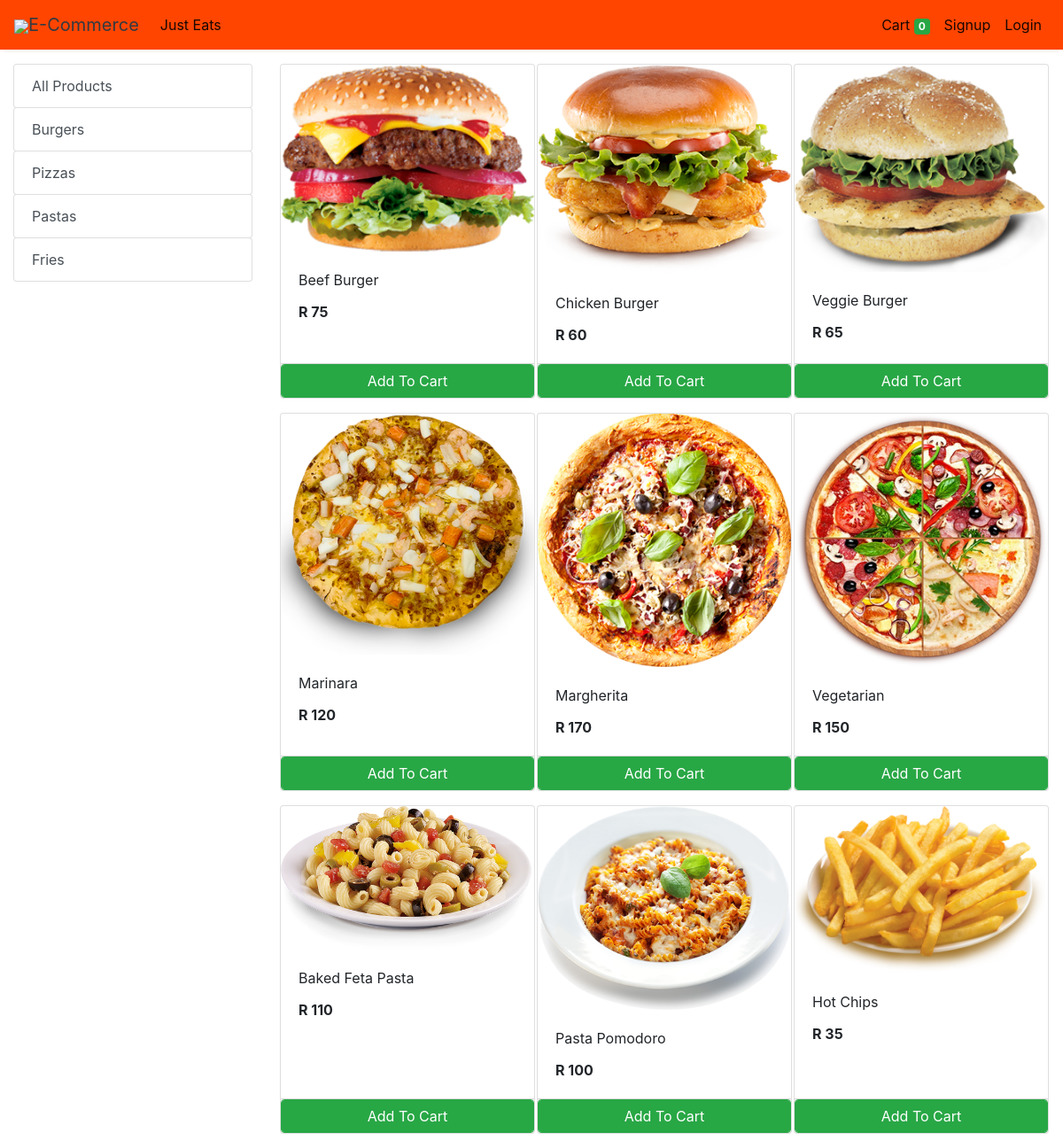
The app's page /store with its own data.
### store/models/category.py (models this page shows, shortened)
class Category(models.Model):
    name= models.CharField(max_length=50)
    @staticmethod
    def get_all_categories():
        return Category.objects.all()

### store/models/product.py (models this page shows, shortened)
class Products(models.Model):
    name = models.CharField(max_length=60)
    price= models.IntegerField(default=0)
    category= models.ForeignKey(Category,on_delete=models.CASCADE,default=1 )
    description= models.CharField(max_length=250, default='', blank=True, null= True)
    image= models.ImageField(upload_to='uploads/products/')
    @staticmethod
    def get_all_products():
        return Products.objects.all()

### store/views/home.py (the view)
# urls.py: path('' , include('store.urls'))
def store(request):
    cart = request.session.get('cart')
    if not cart:
        request.session['cart'] = {}
    products = None
    categories = Category.get_all_categories()
    categoryID = request.GET.get('category')
    if categoryID:
        products = Products.get_all_products_by_categoryid(categoryID)
    else:
        products = Products.get_all_products();
    data = {}
    data['products'] = products
    data['categories'] = categories
    print('you are : ', request.session.get('email'))
    return render(request, 'index.html', data)

### store/templatetags/cart.py (called while the page is built)
@register.filter (name='is_in_cart')
def is_in_cart(product, cart):
    keys = cart.keys ()
    for id in keys:
        if int (id) == product.id:
            return True
    return False;

### store/templatetags/custom_filter.py (called while the page is built)
@register.filter(name='currency')
def currency(number):
    return "R "+str(number)

### store/templates/index.html (shortened to what this page needs)
{% extends 'base.html' %}
{% block content %}
{% load cart %}
{% load custom_filter %}
<div class="container-fluid mt-3">
	<div class="row">
		<div class="col-lg-3 mx-auto">
			<div class="list-group">
				<a href="/" class="list-group-item list-group-item-action btn btn-outline-success">All Products</a>
				{% for category in categories %}
				<a href="/?category={{category.id}}"
					class="list-group-item list-group-item-action btn btn-outline-success ">{{category.name}}</a>
				{% endfor %}
			</div>
		</div>
		<div id='products' class="col-lg-9 mx-auto">
			<div class="row mx-auto">
				{% for product in products %}
				<div class="card mx-auto mb-3" id={{product.id}} style="width: 18rem;">
					<img class="card-img-top" src="{{product.image.url}}" alt="Card image cap">
					<div class="card-body">
						<p class="card-title">{{product.name}}</p>
						<p class="card-text"><b>{{product.price|currency}}</b></p>
					</div>
					<div class="card-footer p-0 no-gutters">
						{% if product|is_in_cart:request.session.cart %}
						<div class="row no-gutters">
							<form action="/#{{product.id}}" class="col-2 " method="post">
								{% csrf_token %}
								<input hidden type="text" name='product' value='{{product.id}}'>
								<input hidden type="text" name='remove' value='True'>
								<input type="submit" value=" - " class="btn btn-block btn-success border-right">
							</form>
							<div class="text-center col btn btn-success">{{product|cart_quantity:request.session.cart}} in Cart</div>
							<form action="/#{{product.id}}" class="col-2 " method="post">
								{% csrf_token %}
								<input hidden type="text" name='product' value='{{product.id}}'>
								<input type="submit" value=" + " class="btn btn-block btn-success border-left">
							</form>
						</div>
						{% else %}
						<form action="/#{{product.id}}" method="POST" class="btn-block">
							<input type="submit" class="float-right btn btn-success form-control"
								value="Add To Cart">
						</form>
						{% endif %}
					</div>
				</div>
				{% endfor %}
			</div>
		</div>
	</div>
</div>
{% endblock %}

### records on screen
Category: name "Burgers"
Category: name "Pizzas"
Category: name "Pastas"
Category: name "Fries"
Products: image (picture), name "Beef Burger", price "R 75"
Products: image (picture), name "Chicken Burger", price "R 60"
Products: image (picture), name "Veggie Burger", price "R 65"
Products: image (picture), name "Marinara", price "R 120"
Products: image (picture), name "Margherita", price "R 170"
Products: image (picture), name "Vegetarian", price "R 150"
Products: image (picture), name "Baked Feta Pasta", price "R 110"
Products: image (picture), name "Pasta Pomodoro", price "R 100"
Products: image (picture), name "Hot Chips", price "R 35"

### other values on screen
{{ request.session.cart.keys|length }} "0"
